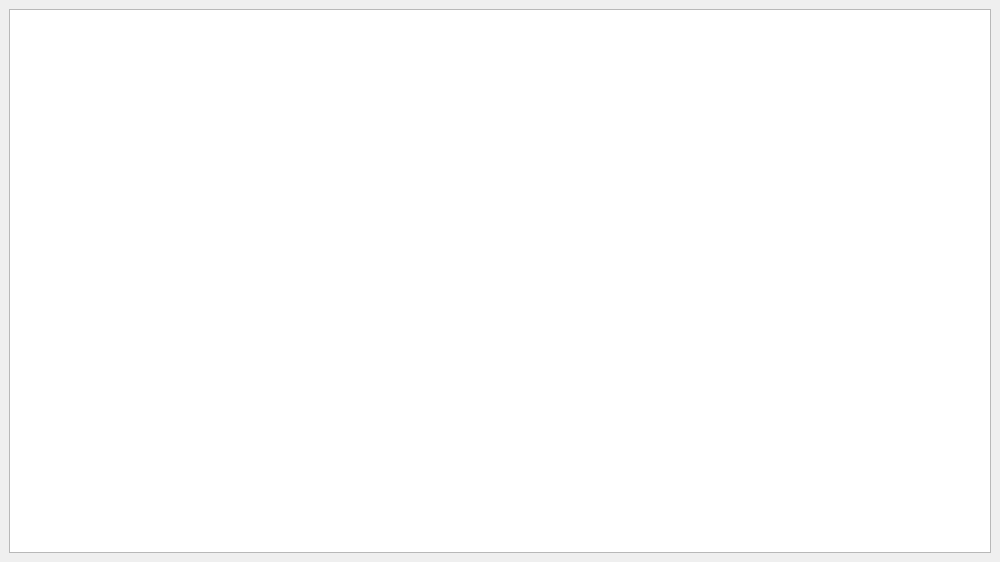
<?xml version="1.0" encoding="UTF-8"?>
<ui version="4.0">
 <class>MainWindow</class>
 <widget class="QMainWindow" name="MainWindow">
  <property name="geometry">
   <rect>
    <x>0</x>
    <y>0</y>
    <width>1000</width>
    <height>562</height>
   </rect>
  </property>
  <property name="windowTitle">
   <string>ClashQ</string>
  </property>
  <widget class="QWidget" name="centralwidget">
   <layout class="QHBoxLayout" name="horizontalLayout">
    <item>
     <widget class="QPlainTextEdit" name="logEdit">
      <property name="undoRedoEnabled">
       <bool>false</bool>
      </property>
      <property name="readOnly">
       <bool>true</bool>
      </property>
      <property name="maximumBlockCount">
       <number>4096</number>
      </property>
     </widget>
    </item>
   </layout>
  </widget>
 </widget>
 <resources/>
 <connections/>
</ui>
